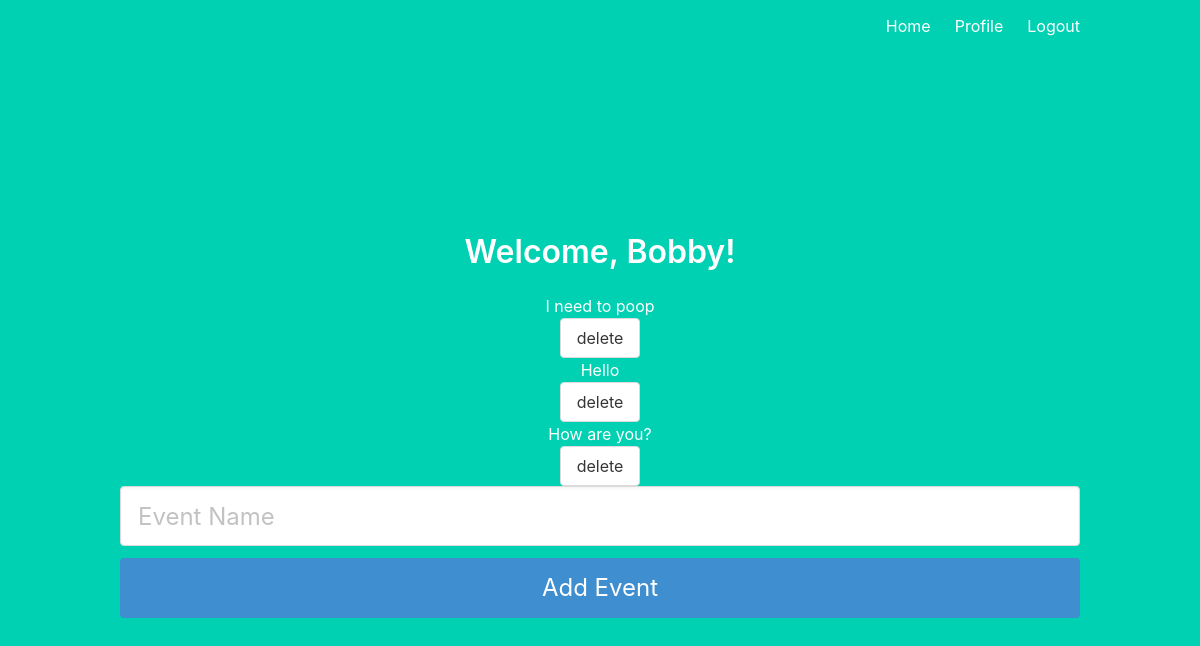
The app's page /profile (signed in), older data.
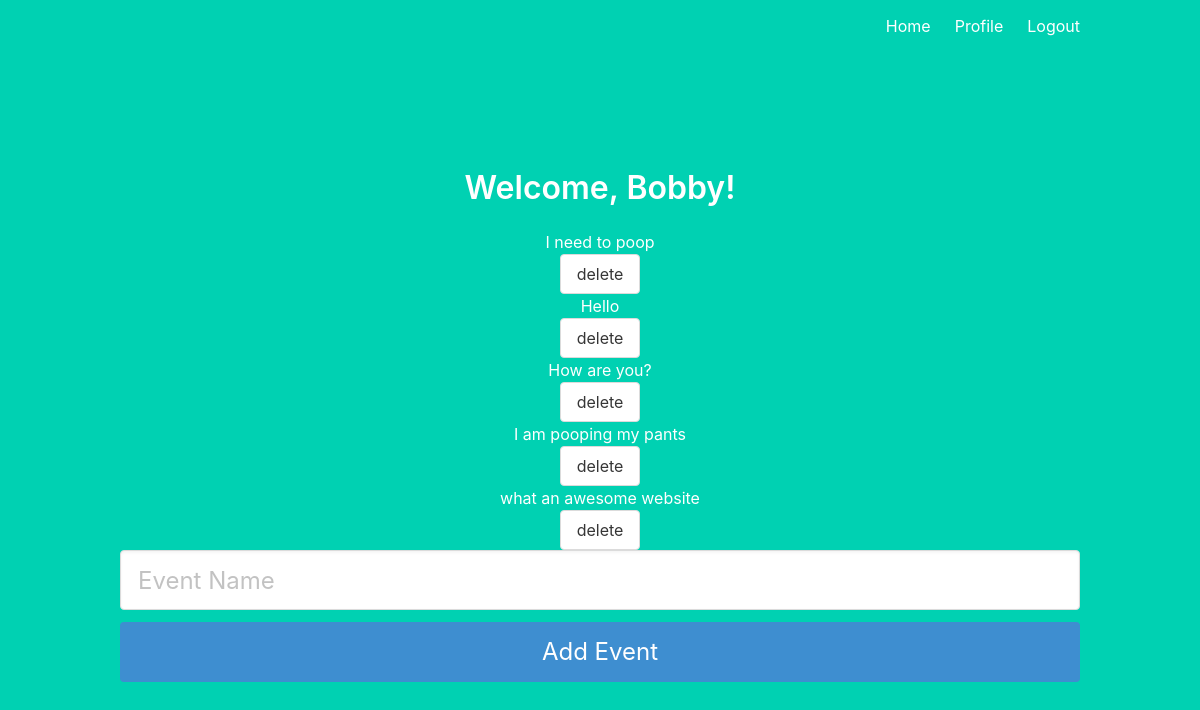
The same page, newer data.
### cdflaskapp/models.py (models this page shows, shortened)
class User(UserMixin, db.Model):
    id = db.Column(db.Integer, primary_key=True)
    email = db.Column(db.String(100), unique=True)
    password = db.Column(db.String(100))
    name = db.Column(db.String(1000))

class Event(db.Model):
    event_id = db.Column(db.Integer, primary_key=True)
    event_user_id = db.Column(db.Integer)
    event_name = db.Column(db.String(20))

### cdflaskapp/main.py (the view)
@main.route('/profile')
@login_required
def profile():
    events = Event.query.all()
    return render_template('profile.html',
                            name=current_user.name,
                            events=events)

### cdflaskapp/__init__.py (called while the page is built)
def create_app():
    app = Flask(__name__)
    app.config['SECRET_KEY'] = 'secret-key-goes-here'
    app.config['SQLALCHEMY_DATABASE_URI'] = 'sqlite:///db.sqlite'
    db.init_app(app)
    login_manager = LoginManager()
    login_manager.login_view = 'auth.login'
    login_manager.init_app(app)
    from .models import User
    @login_manager.user_loader
    def load_user(user_id):
        return User.query.get(int(user_id))
    from . import models
    with app.app_context():
        db.create_all()
    from .auth import auth as auth_blueprint
    app.register_blueprint(auth_blueprint)
    from .main import main as main_blueprint
    app.register_blueprint(main_blueprint)
    return app

### cdflaskapp/templates/profile.html
{% extends "base.html" %}
{% block content %}
<h1 class="title">
  Welcome, {{ name }}!
</h1>
<div class="events">
  {% for event in events %}
    <h1> {{ event.event_name }} </h1>
    <button  method="POST" action="/delete_event" class="button">delete</button>
  {% endfor %}
</div>
<form method="POST" action="/add_event">
    <div class="field">
        <div class="control">
            <input class="input is-large" type="name" name="event_name" placeholder="Event Name" autofocus="">
        </div>
    </div>
    <button class="button is-block is-info is-large is-fullwidth">Add Event</button>
</form>
{% endblock %}

### cdflaskapp/templates/base.html (shortened to what this page needs)
<!DOCTYPE html>
<html>
<head>
    <link rel="stylesheet" href="https://cdnjs.cloudflare.com/ajax/libs/bulma/0.7.2/css/bulma.min.css" />
</head>
<body>
    <section class="hero is-primary is-fullheight">
        <div class="hero-head">
            <nav class="navbar">
                <div class="container">
                    <div id="navbarMenuHeroA" class="navbar-menu">
                        <div class="navbar-end">
                            <a href="{{ url_for('main.index') }}" class="navbar-item">
                                Home
                            </a>
                            {% if current_user.is_authenticated %}
                            <a href="{{ url_for('main.profile') }}" class="navbar-item">
                                Profile
                            </a>
                            {% endif %}
                            {% if current_user.is_authenticated %}
                            <a href="{{ url_for('auth.logout') }}" class="navbar-item">
                                Logout
                            </a>
                            {% endif %}
                        </div>
                    </div>
                </div>
            </nav>
        </div>
        <div class="hero-body">
            <div class="container has-text-centered">
               {% block content %}
               {% endblock %}
            </div>
        </div>
    </section>
</body>
</html>

Row changes from the older to the newer data that the page shows:
added Event: event_name "I am pooping my pants"
added Event: event_name "what an awesome website"
